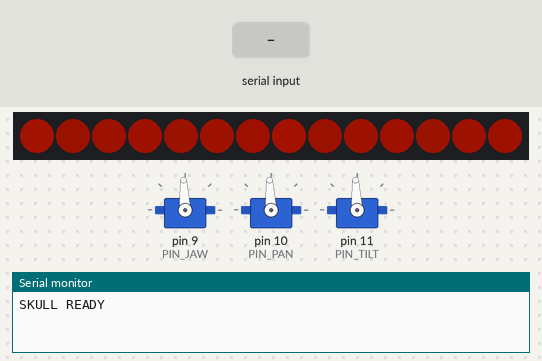
Bench run of a sketch on a simulated Arduino Uno, built with avr-gcc and run on an emulated ATmega328P. Shown: 14 RGB LEDs in strip order, left to right, 3 × servo, the last lines printed to the serial monitor. The inputs (shaded band) are chosen by the test bench. Dim RGB values are drawn brighter than linear.

Above: at 1.2 s.
1.3 s: "L90\n" received over Serial
At 1.65 s:
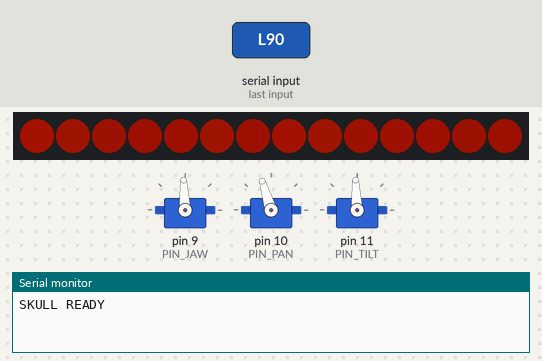
3.9 s: "J90\n" received over Serial
At 4.73 s:
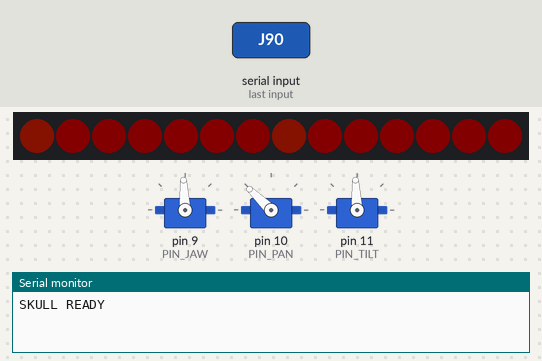
5.7 s: "R\n" received over Serial
At 5.95 s:
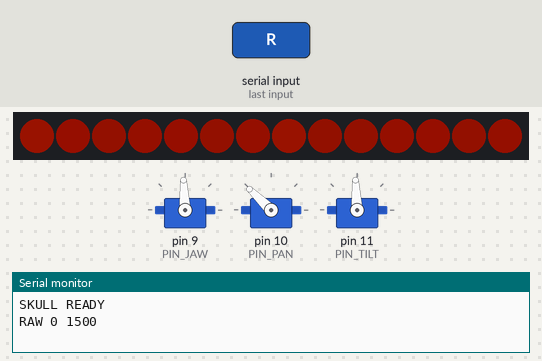
7.9 s: "E,45\n" received over Serial
At 8.3 s:
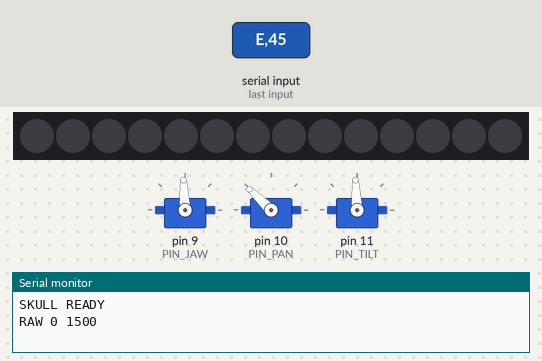
9.4 s: "X\n" received over Serial
10.9 s: "H90\n" received over Serial
At 12.7 s:
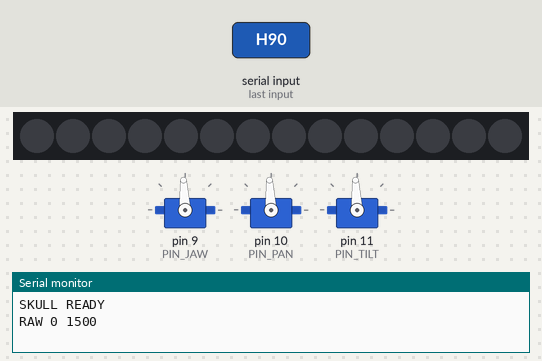
Timing chart, 0 to 14.2 s (numbered marks = the images above; inputs shaded):
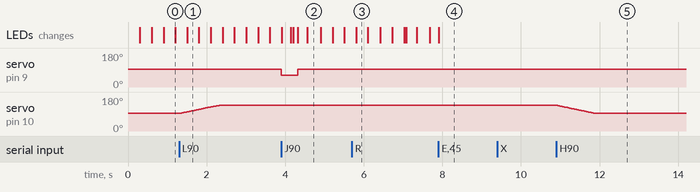

The sketch:

skull_controller.ino
```cpp
/*
  Talking skull controller: jaw + neck pan/tilt servos and WS2812 eyes.
  Board: Arduino Uno / Nano.   Libraries: Servo (built in), Adafruit NeoPixel.

  Serial 115200, newline-terminated commands from the Mac:
    J<0-100>          jaw open percent (fast, follows speech)
    L<pan>,<tilt>     look target, -100..100 percent of calibrated range (smoothed)
    E<mode>           eyes: 0 off, 1 idle, 2 alert, 3 talk, 4 listen
    C<r>,<g>,<b>      eye color
    H                 home: center head, close jaw
    X                 relax: detach servos until H (quiet, no holding torque)
    R<ch>,<us>        raw pulse for calibration, ch: 0 jaw, 1 pan, 2 tilt
    S                 status

  Safety: if the Mac goes quiet for WATCHDOG_MS, the head drifts to center
  and the jaw closes. All positions are clamped to the calibrated limits.
*/

#include <Servo.h>
#include <Adafruit_NeoPixel.h>

// ---------- pins ----------
const uint8_t PIN_JAW  = 9;
const uint8_t PIN_PAN  = 10;
const uint8_t PIN_TILT = 11;
const uint8_t PIN_EYES = 6;     // 330 ohm resistor in series to the first jewel's DIN
const uint8_t NUM_EYE_LEDS = 14; // two 7-LED jewels chained

// ---------- calibration (microseconds), find these with calibrate.py ----------
// Jaw: closed and fully open. Swap the numbers if the jaw moves backwards.
const int JAW_CLOSED_US = 1500;
const int JAW_OPEN_US   = 1150;
// Pan: center, and the pulse at +100% (turn to the skull's left from the viewer).
const int PAN_CENTER_US = 1500;
const int PAN_SPAN_US   = 500;   // +/- from center at 100%
// Tilt: center (looking level), span at +100% (looking up).
const int TILT_CENTER_US = 1500;
const int TILT_SPAN_US   = -250; // negative flips direction
// Hard limits, never exceeded even by R commands.
const int US_MIN = 700, US_MAX = 2300;

// ---------- motion feel ----------
const float PAN_MAX_SPEED  = 0.9;   // max percent change per 10 ms tick
const float TILT_MAX_SPEED = 0.6;
const float LOOK_SMOOTHING = 0.10;  // 0..1, lower = lazier head
const uint32_t WATCHDOG_MS = 3000;
const uint32_t JAW_TIMEOUT_MS = 400;
const uint8_t EYE_MAX_BRIGHTNESS = 110; // keep current and glare down

Servo jaw, pan, tilt;
Adafruit_NeoPixel eyes(NUM_EYE_LEDS, PIN_EYES, NEO_GRB + NEO_KHZ800);

float panPos = 0, tiltPos = 0, panTarget = 0, tiltTarget = 0, panVel = 0, tiltVel = 0;
int jawPct = 0;
uint8_t eyeMode = 1;
uint8_t eyeR = 255, eyeG = 32, eyeB = 0;
uint32_t lastHost = 0, lastJaw = 0, lastTick = 0, lastEye = 0;
bool attached = false;
bool relaxed = false;   // set by X, cleared by H or R

char buf[40];
uint8_t bufLen = 0;

int clampUs(long us) { return (int)constrain(us, US_MIN, US_MAX); }

void attachAll() {
  if (attached) return;
  jaw.attach(PIN_JAW);
  pan.attach(PIN_PAN);
  tilt.attach(PIN_TILT);
  attached = true;
}

void detachAll() {
  jaw.detach(); pan.detach(); tilt.detach();
  attached = false;
}

void writeServos() {
  if (!attached) return;
  jaw.writeMicroseconds(clampUs(JAW_CLOSED_US + (long)(JAW_OPEN_US - JAW_CLOSED_US) * jawPct / 100));
  pan.writeMicroseconds(clampUs(PAN_CENTER_US + (long)(PAN_SPAN_US * panPos / 100.0)));
  tilt.writeMicroseconds(clampUs(TILT_CENTER_US + (long)(TILT_SPAN_US * tiltPos / 100.0)));
}

// Critically damped-ish follow with a speed cap: smooth starts and stops.
void stepAxis(float &pos, float &vel, float target, float maxSpeed) {
  float desired = (target - pos) * LOOK_SMOOTHING;
  vel += (desired - vel) * 0.25;
  vel = constrain(vel, -maxSpeed, maxSpeed);
  pos += vel;
}

void updateEyes(uint32_t now) {
  if (now - lastEye < 20) return;
  lastEye = now;
  float level;
  switch (eyeMode) {
    case 0: level = 0; break;
    case 1: level = 0.18 + 0.12 * sin(now / 900.0); break;             // slow breathing
    case 2: level = 0.55; break;                                        // alert
    case 3: level = 0.35 + 0.65 * jawPct / 100.0                        // talk: flare with jaw
                    + 0.05 * sin(now / 37.0); break;
    case 4: level = 0.40 + 0.15 * sin(now / 250.0); break;              // listening pulse
    default: level = 0.3;
  }
  level = constrain(level, 0, 1);
  // Small per-LED flicker so the eyes feel like embers, not bulbs.
  for (uint8_t i = 0; i < NUM_EYE_LEDS; i++) {
    float f = level * (0.85 + 0.15 * ((i * 73 + now / 60) % 17) / 16.0);
    if (i % 7 == 0) f = min(1.0, f * 1.2);  // jewel center LED a bit hotter
    uint8_t k = (uint8_t)(f * EYE_MAX_BRIGHTNESS);
    eyes.setPixelColor(i, eyes.Color((uint16_t)eyeR * k / 255, (uint16_t)eyeG * k / 255,
                                     (uint16_t)eyeB * k / 255));
  }
  eyes.show();
}

void status() {
  Serial.print(F("OK pan=")); Serial.print(panPos, 0);
  Serial.print(F(" tilt=")); Serial.print(tiltPos, 0);
  Serial.print(F(" jaw=")); Serial.print(jawPct);
  Serial.print(F(" eyes=")); Serial.print(eyeMode);
  Serial.println(attached ? F(" servos=on") : F(" servos=off"));
}

void handle(char *cmd) {
  char c = cmd[0];
  char *arg = cmd + 1;
  lastHost = millis();
  switch (c) {
    case 'J':
      if (!relaxed) attachAll();
      jawPct = constrain(atoi(arg), 0, 100);
      lastJaw = millis();
      break;
    case 'L': {
      if (!relaxed) attachAll();
      char *comma = strchr(arg, ',');
      panTarget = constrain(atoi(arg), -100, 100);
      if (comma) tiltTarget = constrain(atoi(comma + 1), -100, 100);
      break;
    }
    case 'E': eyeMode = constrain(atoi(arg), 0, 4); break;
    case 'C': {
      int r = 0, g = 0, b = 0;
      sscanf(arg, "%d,%d,%d", &r, &g, &b);
      eyeR = constrain(r, 0, 255); eyeG = constrain(g, 0, 255); eyeB = constrain(b, 0, 255);
      break;
    }
    case 'H':
      relaxed = false;
      attachAll();
      panTarget = tiltTarget = 0; jawPct = 0;
      break;
    case 'X':
      relaxed = true;
      detachAll();
      break;
    case 'R': {
      int ch = 0, us = 1500;
      sscanf(arg, "%d,%d", &ch, &us);
      relaxed = false;
      attachAll();
      us = clampUs(us);
      if (ch == 0) jaw.writeMicroseconds(us);
      if (ch == 1) pan.writeMicroseconds(us);
      if (ch == 2) tilt.writeMicroseconds(us);
      Serial.print(F("RAW ")); Serial.print(ch); Serial.print(' '); Serial.println(us);
      lastTick = millis() + 5000;  // hold the raw pose for 5 s before normal motion resumes
      return;
    }
    case 'S': status(); return;
    default: break;
  }
}

void setup() {
  Serial.begin(115200);
  eyes.begin();
  eyes.clear();
  eyes.show();
  attachAll();
  writeServos();
  lastHost = millis();
  Serial.println(F("SKULL READY"));
}

void loop() {
  while (Serial.available()) {
    char ch = Serial.read();
    if (ch == '\n' || ch == '\r') {
      if (bufLen) { buf[bufLen] = 0; handle(buf); bufLen = 0; }
    } else if (bufLen < sizeof(buf) - 1) {
      buf[bufLen++] = ch;
    }
  }

  uint32_t now = millis();
  if ((int32_t)(now - lastTick) >= 10) {
    lastTick = now;
    if (now - lastHost > WATCHDOG_MS) { panTarget = 0; tiltTarget = 0; jawPct = 0; }
    if (now - lastJaw > JAW_TIMEOUT_MS) jawPct = 0;
    stepAxis(panPos, panVel, panTarget, PAN_MAX_SPEED);
    stepAxis(tiltPos, tiltVel, tiltTarget, TILT_MAX_SPEED);
    writeServos();
  }
  updateEyes(now);
}
```

Measured:
- after the input at 1.3 s, servo on pin 10 (PIN_PAN): moves from 93° to 136° over 1.0 s, starting at once
- after the input at 3.9 s, servo on pin 9 (PIN_JAW): 93° → 62° at once, → 93° 0.42 s later; servo on pin 10 (PIN_PAN): stays 136° (without the input it goes to 135° after 0.42 s)
- after the input at 5.7 s, servo on pin 10 (PIN_PAN): stays 136° (without the input it goes to 135° after 1.2 s)
- after the input at 7.9 s, the LEDs: change at once (image 4)
- after the input at 9.4 s, every drawn part: stays the same
- after the input at 10.9 s, servo on pin 10 (PIN_PAN): moves from 136° to 93° over 0.98 s, starting at once
